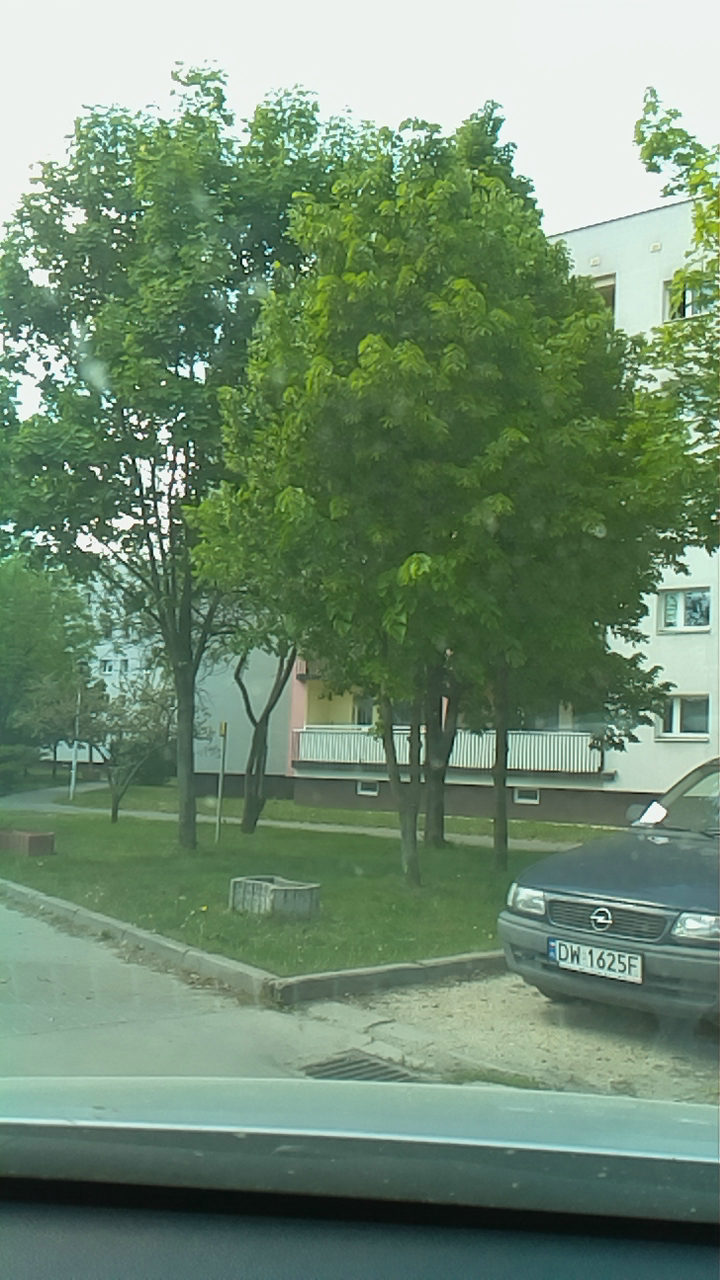
#> input picture positive/20220317134637_8_camera_capture.png, 720 x 1280 px, given in place of the camera
$ python camera_capture.py
#> lines starting #> are read from the running program, lines starting #| are printed output that depends on the picture; after the words box and inside, x2 and y2 are one past the last pixel; in counts of white or black regions, pixels touching at a corner belong together
import os
os.environ['DISPLAY'] = ':0'
import cv2
import numpy as np
import random
import time
import psutil

start = time.time()
end = float('inf')
cam = cv2.VideoCapture(0)
cam.set(cv2.CAP_PROP_FRAME_WIDTH,1280);
cam.set(cv2.CAP_PROP_FRAME_HEIGHT,720);

click_param = {
    'en_contour': True,
    'en_canny': True,
    'pick_photo': False,
}

WIDTH, HEIGHT = 480, 320

def onclick(event, x, y, flags, param):
    if  event == cv2.EVENT_LBUTTONDOWN:
        if x < WIDTH/2 and y < HEIGHT/2:
            exit()
        elif x > WIDTH/2 and y < HEIGHT/2:
            param['pick_photo'] = True
            pass
            #en_canny = not en_canny
        elif x < WIDTH/2 and y > HEIGHT/2:
            print("contour", WIDTH)
            param['en_contour'] = not param['en_contour']
        else:
            param['en_canny'] = not param['en_canny']


cv2.namedWindow("test")
cv2.setMouseCallback("test", onclick, click_param)
cv2.setWindowProperty("test",cv2.WND_PROP_FULLSCREEN, cv2.WINDOW_FULLSCREEN)

last_saved_image = None

mat = np.zeros((WIDTH, HEIGHT, 3), np.uint8)
frame_quarter_shape = (int(HEIGHT/2), int(WIDTH/2))

print("frame_quarter_shape", frame_quarter_shape)
fps_time = time.time()

img_counter = 0

while True:
    cascade = cv2.CascadeClassifier()
    cascade.load(cv2.samples.findFile("haar_cascade/cascade48x24.xml"))

    ret, original = cam.read()
#> original is the input picture: shape (1280, 720, 3); mean B, G, R 112.9, 138.6, 112.8
    if not ret:
        print("failed to grab frame")
        break

    #frame = cv2.rotate(original, cv2.ROTATE_90_COUNTERCLOCKWISE)
    frame = original.copy()
    frame_resized = cv2.resize(frame,frame_quarter_shape)
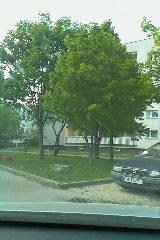
#> frame_resized: shape (240, 160, 3); mean B, G, R 112.8, 138.5, 112.7
    frame = cv2.resize(frame, (WIDTH, HEIGHT))
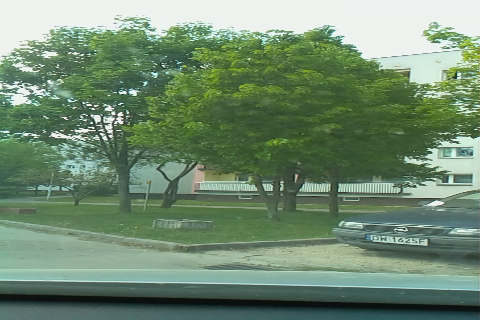
#> frame: shape (320, 480, 3); mean B, G, R 112.9, 138.6, 112.8
    #30s interval
    end = time.time()
    if end - start > 10 or click_param['pick_photo']:
        click_param['pick_photo'] = False
        img_counter = img_counter+1
        timestr = time.strftime("%Y%m%d%H%M%S")
        img_name = "/home/pi/77-car-camera/data/{0}_{1}_camera_capture.png".format(timestr, img_counter)
        cv2.imwrite(img_name, original)
        print("{} written!".format(img_name))
        start = time.time()
        last_saved_image = frame_resized
        mat[int(frame.shape[1]/2):int(frame.shape[1]), int(frame.shape[0]/2):int(frame.shape[0])] = last_saved_image


    #show original frame
    mat[:int(frame.shape[1]/2), int(frame.shape[0]/2):int(frame.shape[0])]= frame_resized
    #show canny edges
    if click_param['en_canny']:
        #haar cascade
        rects = cascade.detectMultiScale(original)
#> rects = 43 rows, first 6: [284, 286, 49, 24], [118, 399, 52, 26], [61, 452, 50, 25], [408, 552, 51, 25], [85, 641, 88, 44], [420, 711, 128, 64]

        for _, rect in enumerate(rects):

            pass
#> this loop made 43 passes
#> rect on passes 1 to 12: [284, 286, 49, 24], [118, 399, 52, 26], [61, 452, 50, 25], [408, 552, 51, 25], [85, 641, 88, 44], [420, 711, 128, 64], [48, 736, 57, 29], [213, 774, 55, 27], [114, 792, 65, 33], [192, 798, 57, 28], [253, 791, 90, 45], [505, 877, 60, 30]
        #mat[int(frame.shape[1] / 2):int(frame.shape[1]), :int(frame.shape[0] / 2)] =


        #simple canny
        #mat[int(frame.shape[1]/2):int(frame.shape[1]), :int(frame.shape[0]/2)]= cv2.cvtColor(cv2.Canny(frame_resized,120,200),cv2.COLOR_GRAY2RGB)
        mat[int(frame.shape[1]/2):int(frame.shape[1]), :int(frame.shape[0]/2)]= cv2.cvtColor(cv2.Canny(frame_resized,150,200),cv2.COLOR_GRAY2RGB)
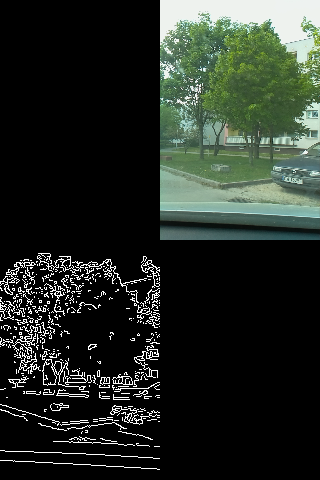
#> mat: shape (480, 320, 3); mean B, G, R 36.9, 43.3, 36.9


    #calculate contorus
    if click_param['en_contour']:
        canny_fullsize = cv2.Canny(frame,150,200)
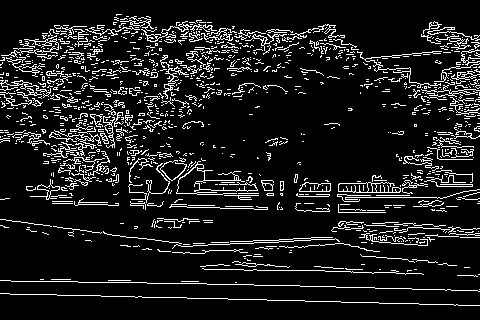
#> canny_fullsize: shape (320, 480); 10.9% white in thin lines or dots
        contours, hierarchy = cv2.findContours(canny_fullsize, cv2.RETR_TREE, cv2.CHAIN_APPROX_SIMPLE)
#> contours = 1244 contours, 1187 with area under 20; largest, box (x1, y1, x2, y2) and area: (338, 182, 401, 193) 371, (338, 182, 369, 193) 240, (299, 182, 331, 192) 234, (299, 182, 331, 192) 223, (421, 85, 480, 97) 134
        con_image = frame.copy()

        #filtering contours
        contours_filtered = [x for x in contours if len(x) > 10 and len(x) < 100]
#> contours_filtered = 270 contours, 230 with area under 20; largest, box (x1, y1, x2, y2) and area: (338, 182, 401, 193) 371, (338, 182, 369, 193) 240, (299, 182, 331, 192) 234, (299, 182, 331, 192) 223, (30, 179, 60, 200) 110

        for index, contour in enumerate(contours_filtered):
            cv2.drawContours(con_image, [contour], -1, (0,0,random.randint(100,255)),5)
            x,y,w,h = cv2.boundingRect(contour)
            cv2.rectangle(con_image,(x,y),(x+w,y+h),(0,255,0),2)
#> this loop made 270 passes
#> (x, y, w, h) on passes 1 to 3: (0, 293, 480, 13), (0, 280, 480, 12), (202, 268, 222, 7)
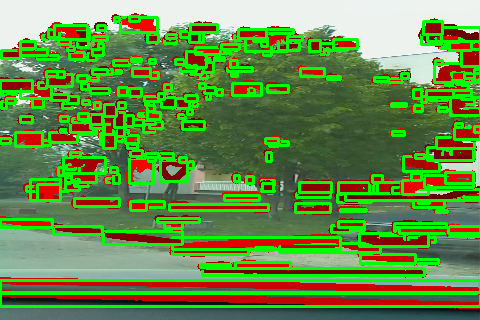
#> con_image: shape (320, 480, 3); mean B, G, R 68.2, 142.2, 99.3

        #print("contours found, ", len(contours))
        mat[:int(frame.shape[1]/2), :int(frame.shape[0]/2)] = cv2.resize(con_image, frame_quarter_shape)

    #draw cross to distinguish all quarters
    cv2.line(mat, (int(mat.shape[1]/2), 0),  (int(mat.shape[1]/2), mat.shape[0]), (255,0,0))
    cv2.line(mat, (0, int(mat.shape[0]/2)),  (mat.shape[1], int(mat.shape[0]/2)), (255,0,0))
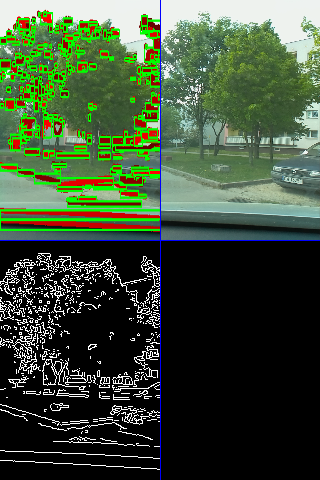
#> mat: shape (480, 320, 3); mean B, G, R 55, 78.6, 61.5
    mat_rot =  cv2.rotate(mat, cv2.ROTATE_90_COUNTERCLOCKWISE)

    #draw fps and contours count
    fps = 1.0 / (time.time() - fps_time)
    fps_time = time.time()
    next_pick_img = int(10 - (end-start))
    cpu = psutil.cpu_percent()
    cv2.putText(mat_rot, "{0:.0f} fps".format(fps), (10, 30), cv2.FONT_HERSHEY_SIMPLEX, 0.8, (0,0,0),3)
    cv2.putText(mat_rot, "{0:.0f} fps".format(fps), (10, 30), cv2.FONT_HERSHEY_SIMPLEX, 0.8, (255,255,255),1)
    cv2.putText(mat_rot, "{} con.".format(len(contours)), (10, 54), cv2.FONT_HERSHEY_SIMPLEX, 0.8, (0,0,0),3)
    cv2.putText(mat_rot, "{} con.".format(len(contours)), (10, 54), cv2.FONT_HERSHEY_SIMPLEX, 0.8, (255,255,255),1)
    cv2.putText(mat_rot, "{} imgs.".format(img_counter), (10, 78), cv2.FONT_HERSHEY_SIMPLEX, 0.8, (0,0,0),3)
    cv2.putText(mat_rot, "{} imgs.".format(img_counter), (10, 78), cv2.FONT_HERSHEY_SIMPLEX, 0.8, (255,255,255),1)
    cv2.putText(mat_rot, "{}s next".format(next_pick_img), (10, 102), cv2.FONT_HERSHEY_SIMPLEX, 0.8, (0,0,0),3)
    cv2.putText(mat_rot, "{}s next".format(next_pick_img), (10, 102), cv2.FONT_HERSHEY_SIMPLEX, 0.8, (255,255,255),1)
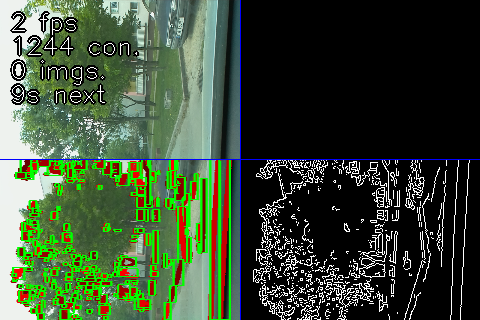
#> mat_rot: shape (320, 480, 3); mean B, G, R 53.7, 76.3, 59.8
#> (the run stopped early here; a loop or call above may not have finished)

$ run again, on positive/20220317134835_16_camera_capture.png
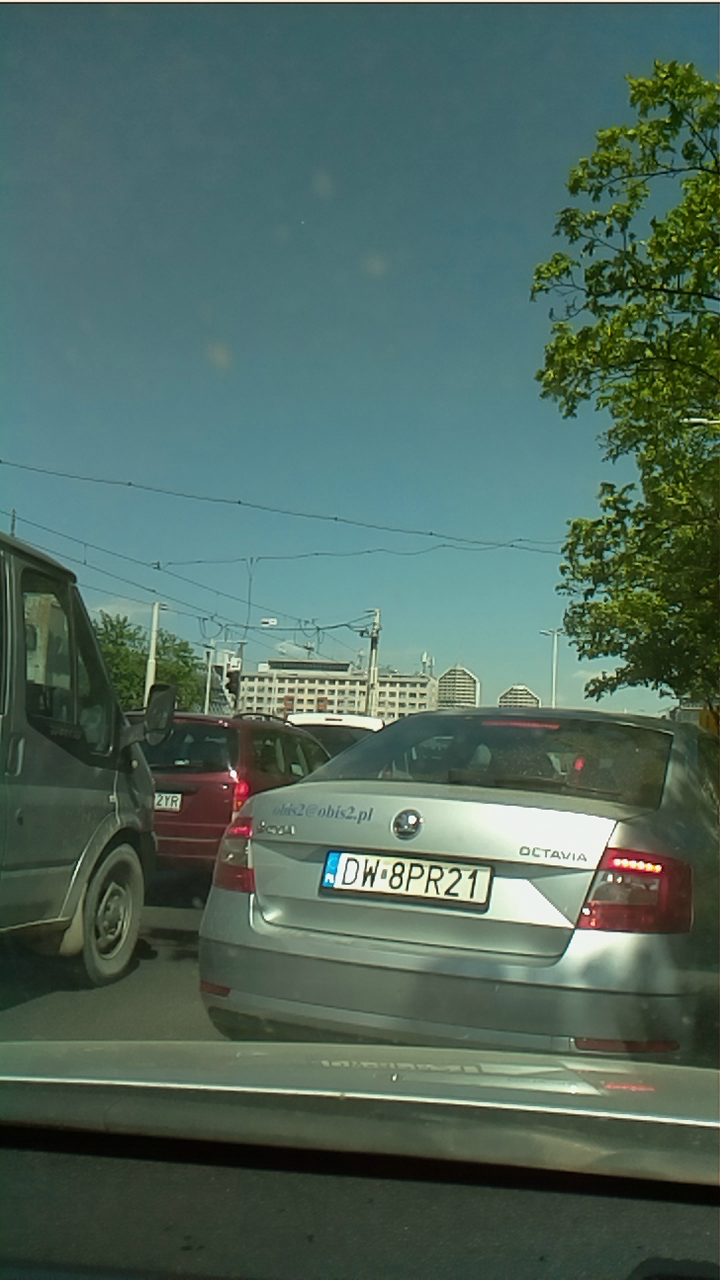
#> input picture positive/20220317134835_16_camera_capture.png, 720 x 1280 px, given in place of the camera
#> original is the input picture: shape (1280, 720, 3); mean B, G, R 94, 104.4, 80
#> rects = 15 rows, first 6: [600, 162, 50, 25], [639, 265, 57, 28], [587, 363, 54, 27], [229, 666, 105, 53], [307, 690, 86, 43], [486, 876, 75, 37]
#> the loop `for _, rect in enumerate(rects): ` made 15 passes
#> `canny_fullsize = cv2.Canny(frame,150,200)`:
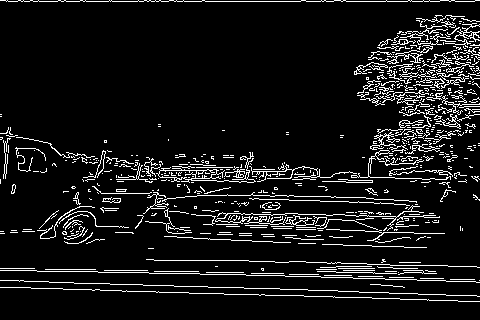
#> canny_fullsize: shape (320, 480); 8.7% white in thin lines or dots
#> contours = 693 contours, 661 with area under 20; largest, box (x1, y1, x2, y2) and area: (156, 152, 256, 183) 480, (158, 170, 197, 180) 274, (195, 169, 217, 179) 140, (445, 23, 480, 48) 82, (370, 132, 400, 150) 63
#> contours_filtered = 155 contours, 138 with area under 20; largest, box (x1, y1, x2, y2) and area: (158, 170, 197, 180) 274, (195, 169, 217, 179) 140, (285, 215, 315, 226) 58, (405, 144, 440, 154) 52, (436, 114, 461, 129) 47
#> the loop `for index, contour in enumerate(contours_filtered):` made 155 passes
#> (x, y, w, h) on passes 1 to 3: (0, 287, 480, 15), (370, 284, 35, 4), (0, 280, 480, 17)
#> `cv2.putText(mat_rot, "{}s next".format(next_pick_img), (10, 102), cv2...`:
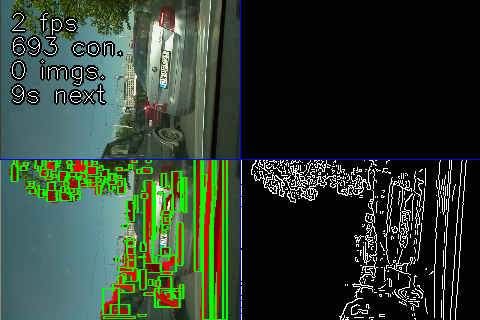
#> mat_rot: shape (320, 480, 3); mean B, G, R 47, 61.4, 45.9
